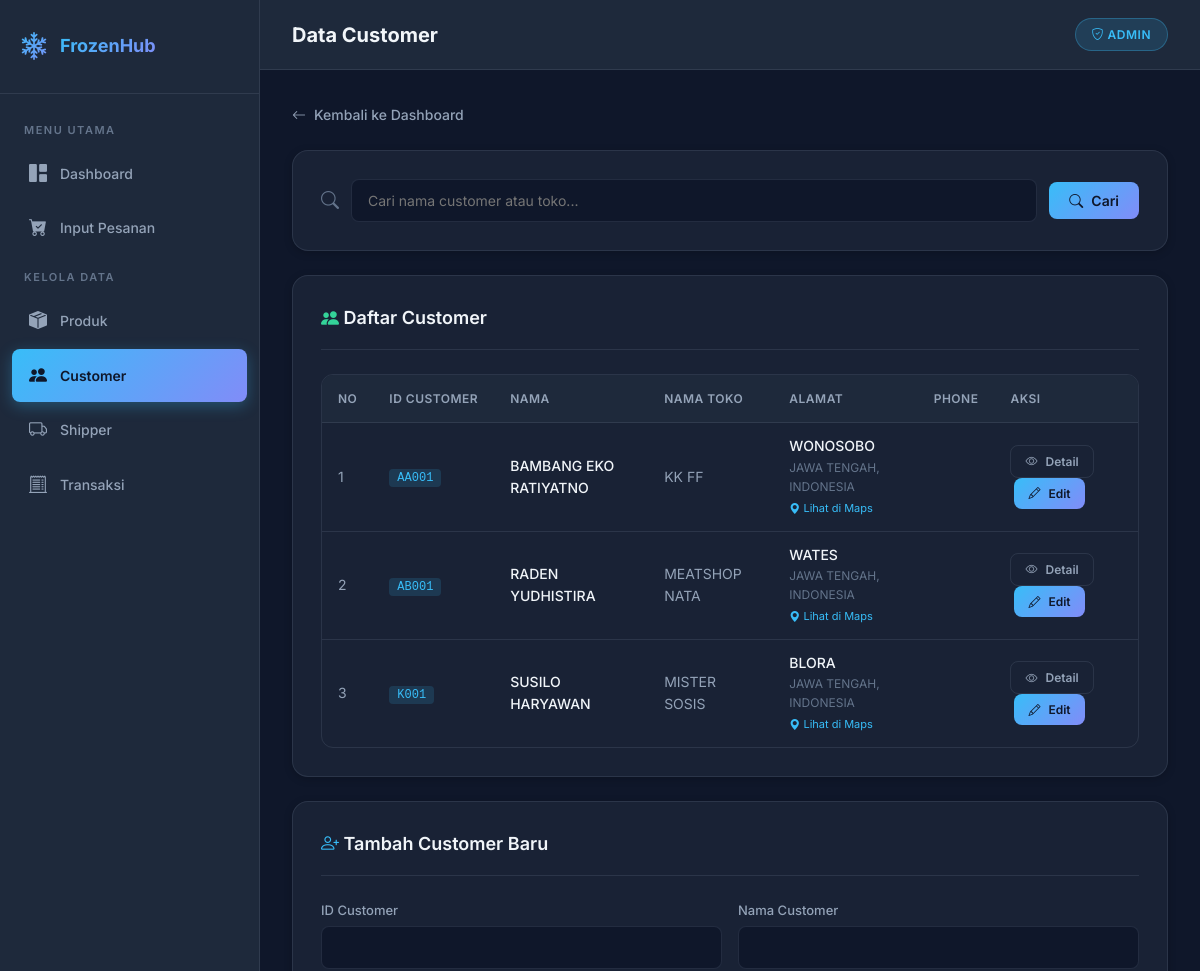
/customer/index_customer.php (signed in, upper part), run on an earlier commit of the app's database.
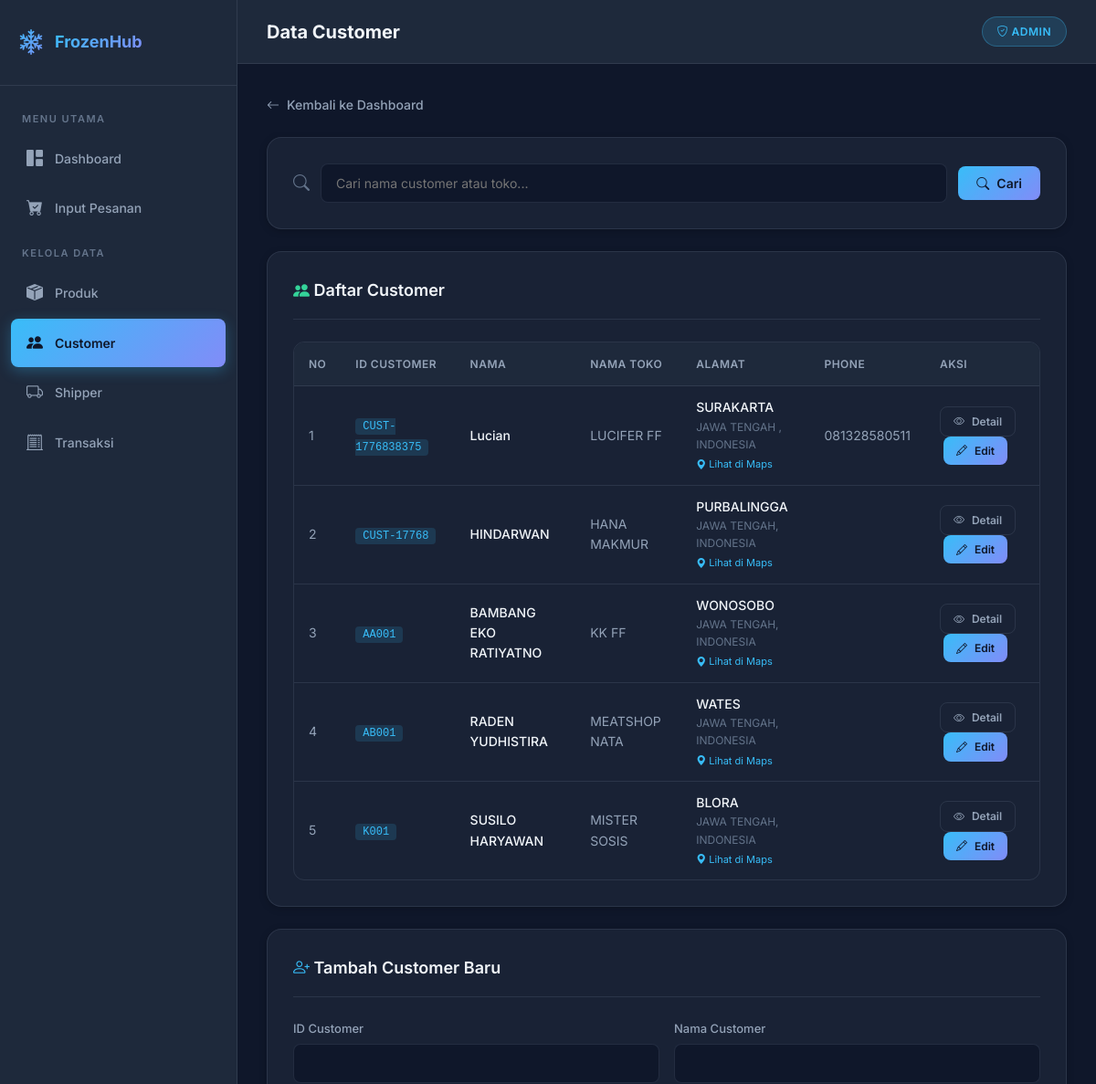
And on a later commit of the database.
### tables this page shows
CREATE TABLE `tb_customer` (
  `id` int(11) NOT NULL,
  `id_customer` varchar(15) NOT NULL,
  `nama_customer` varchar(100) NOT NULL,
  `nama_toko` varchar(100) NOT NULL,
  `email` varchar(100) NOT NULL,
  `jenis_kelamin` enum('Laki-Laki','Perempuan') DEFAULT NULL,
  `alamat` text NOT NULL,
  `provinsi` varchar(50) NOT NULL,
  `negara` varchar(50) NOT NULL,
  `phone` varchar(20) NOT NULL,
  `no_ktp` varchar(30) NOT NULL,
  `detail` text NOT NULL,
  `maps_link` text DEFAULT NULL
);

### customer/index_customer.php (the view, shortened to what this page needs)
<?php
require_once '../config/koneksi.php';
$keyword = $_GET['search'] ?? '';
$query = mysqli_query($conn, "
    SELECT * FROM tb_customer
    WHERE nama_customer LIKE '%$keyword%'
    OR nama_toko LIKE '%$keyword%'
    ORDER BY id DESC
");
$is_subfolder = true;
include '../assets/layout_header.php';
?>
<a href="<?= $base_url ?>dashboard.php" class="back-link">
    <i class="bi bi-arrow-left"></i> Kembali ke Dashboard
</a>
<div class="card mb-24">
    <form method="GET" class="search-bar" style="margin-bottom:0;">
        <i class="bi bi-search" style="color:var(--text-muted);font-size:18px;"></i>
        <input type="text" name="search" placeholder="Cari nama customer atau toko..." value="<?= $keyword ?>">
        <button type="submit" class="btn btn-primary">
            <i class="bi bi-search"></i> Cari
        </button>
    </form>
</div>
<div class="card mb-24">
    <div class="card-header">
        <h3><i class="bi bi-people-fill" style="color:var(--success)"></i> Daftar Customer</h3>
    </div>
    <div class="table-wrapper">
        <table>
            <thead>
                <tr>
                    <th>No</th>
                    <th>ID Customer</th>
                    <th>Nama</th>
                    <th>Nama Toko</th>
                    <th>Alamat</th>
                    <th>Phone</th>
                    <th>Aksi</th>
                </tr>
            </thead>
            <tbody>
            <?php
            $no = 1;
            while($c = mysqli_fetch_assoc($query)) {
            ?>
                <tr>
                    <td><?= $no++; ?></td>
                    <td><code style="background:var(--info-bg);color:var(--accent-1);padding:2px 8px;border-radius:4px;font-size:12px;"><?= $c['id_customer']; ?></code></td>
                    <td style="color:var(--text-primary); font-weight:500;"><?= $c['nama_customer']; ?></td>
                    <td><?= $c['nama_toko']; ?></td>
                    <td>
                        <div style="font-weight:500; color:var(--text-primary);"><?= $c['alamat']; ?></div>
                        <div style="font-size:12px; color:var(--text-muted);">
                            <?= $c['provinsi']; ?>, <?= $c['negara']; ?>
                        </div>
                        <?php
                        $final_maps = !empty($c['maps_link']) ? $c['maps_link'] : "https://www.google.com/maps/search/" . urlencode($c['alamat'] . ' ' . $c['provinsi'] . ' ' . $c['negara']);
                        ?>
                        <a href="<?= $final_maps ?>"
                           target="_blank" style="font-size:11px; color:var(--accent-1); text-decoration:none; display:inline-block; margin-top:4px;">
                            <i class="bi bi-geo-alt-fill"></i> Lihat di Maps
                        </a>
                    </td>
                    <td><?= $c['phone']; ?></td>
                    <td>
                        <a href="?detail=<?= $c['id']; ?><?= $keyword ? '&search='.$keyword : '' ?>" class="btn btn-outline btn-sm">
                            <i class="bi bi-eye"></i> Detail
                        </a>
                        <a href="?edit=<?= $c['id']; ?><?= $keyword ? '&search='.$keyword : '' ?>" class="btn btn-primary btn-sm" style="margin-left: 4px;">
                            <i class="bi bi-pencil"></i> Edit
                        </a>
                    </td>
                </tr>
            <?php } ?>
            </tbody>
        </table>
    </div>
</div>
<div class="card">
    <div class="card-header">
        <h3><i class="bi bi-person-plus" style="color:var(--accent-1)"></i> Tambah Customer Baru</h3>
    </div>
    <form method="POST">
        <div class="form-row">
            <div class="form-group">
                <label>ID Customer</label>
                <input type="text" name="id_customer" required>
            </div>
            <div class="form-group">
                <label>Nama Customer</label>
                <input type="text" name="nama_customer" required>
            </div>
        </div>
    </form>
</div>
<?php include '../assets/layout_footer.php'; ?>

What changed in the data, as far as the page shows it:
added tb_customer: id_customer "CUST-1776838375", nama_customer "Lucian", nama_toko "LUCIFER FF", alamat "SURAKARTA", provinsi "JAWA TENGAH", negara "INDONESIA", phone "081328580511"
added tb_customer: id_customer "CUST-17768", nama_customer "HINDARWAN", nama_toko "HANA MAKMUR", alamat "PURBALINGGA", provinsi "JAWA TENGAH", negara "INDONESIA"
